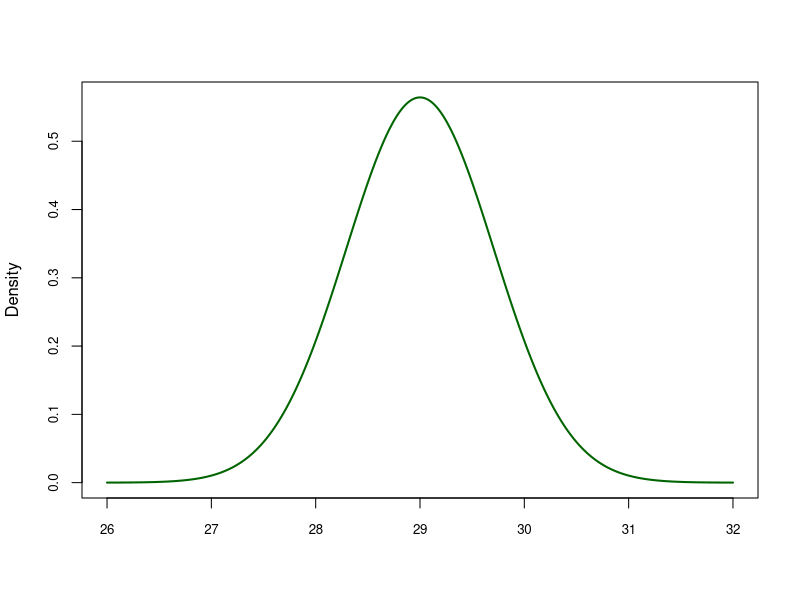

This figure's R source:
## ---- chunk 1
knitr::opts_chunk$set(collapse = TRUE)
## ---- chunk 2
set.seed(3000)
xseq <-seq(26,32,.01)
densities<-dnorm(xseq, mean=29, sd=sqrt(25/50))
plot(xseq, densities, col="darkgreen",xlab="", 
     ylab="Density", type="l",lwd=2, cex=2, main="", cex.axis=.8)
## ---- chunk 3
z_score = (31-29)/(5/sqrt(50))
pnorm(2.828427, lower.tail = F)
